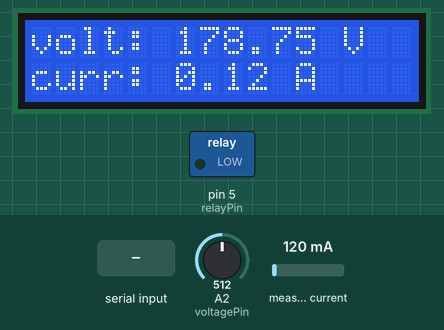
Bench run of a sketch on a simulated Arduino Uno, built with avr-gcc and run on an emulated ATmega328P. On the bench: 16×2 character LCD, switched loads named in the sketch (green lamp = pin HIGH). Inputs (shaded band) come from the test bench; at power-on: measured current 120 mA, A2 (voltagePin) = 512. What the sketch prints to the serial monitor is not drawn.

Above: at 1.2 s.
1.3 s: "+on-off" received over Serial
At 1.9 s:
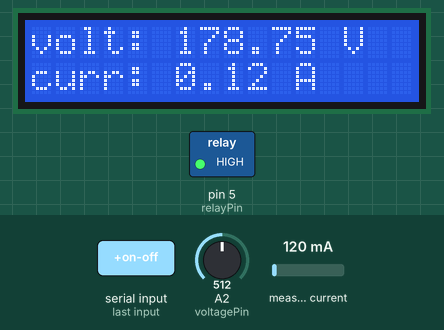
2.8 s: measured current set to 40 mA
At 4.0 s:
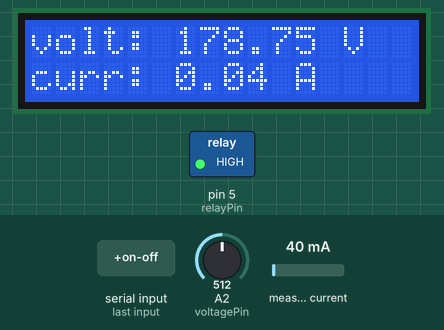
4.6 s: A2 (voltagePin) set to 716
At 6.1 s:
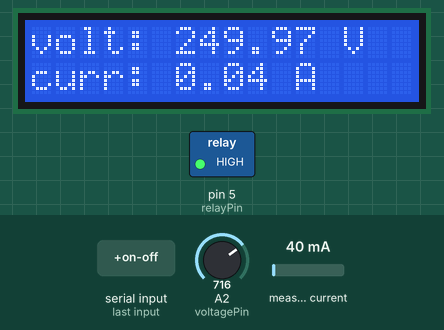
6.6 s: measured current set to 500 mA
At 8.2 s:
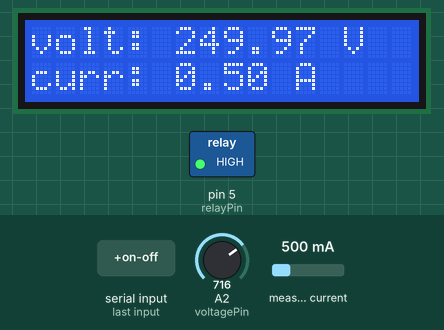
8.7 s: A2 (voltagePin) set to 900
At 10.4 s:
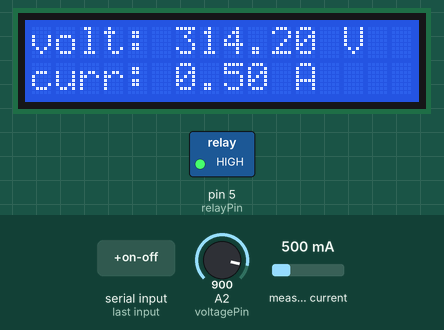
10.8 s: measured current set to 1000 mA
At 12.5 s:
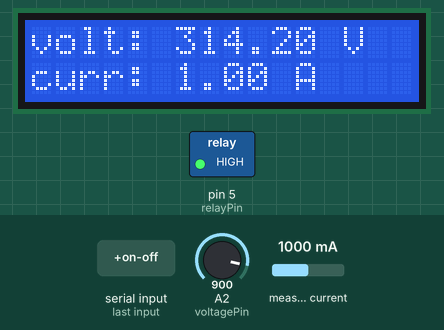
Timing chart, 0 to 13.9 s (numbered marks = the images above; inputs shaded):
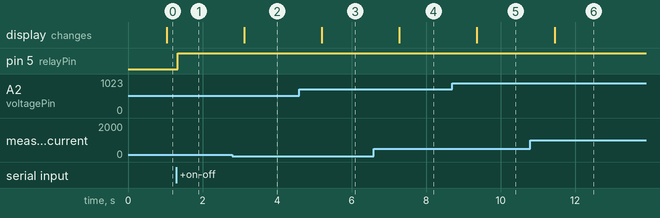

Measured:
- after the input at 1.3 s, pin 5 (relayPin): LOW → HIGH at once
- after the input at 2.8 s, the display: changes after 0.32 s (image 2)
- after the input at 4.6 s, the display: changes after 0.60 s (image 3)
- after the input at 6.6 s, the display: changes after 0.68 s (image 4)
- after the input at 8.7 s, the display: changes after 0.66 s (image 5)
- after the input at 10.8 s, the display: changes after 0.65 s (image 6)

The sketch:

IoT_Socket2.ino
```cpp
#include <Wire.h>
#include <LiquidCrystal_I2C.h>
#include <Keypad.h>
#include <ACS712.h>

#define passwordLength 4
#define relayPin 5
#define voltagePin A2
#define currentPin A0

LiquidCrystal_I2C lcd(0x27, 16, 2);

ACS712  ACS(currentPin, 5.0, 1023, 66);

const byte ROWS = 4;
const byte COLS = 3;

char keys[ROWS][COLS] = {
  {'1', '2', '3'},
  {'4', '5', '6'},
  {'7', '8', '9'},
  {'*', '0', '#'}
};

byte rowPins[ROWS] = {9, 10, 4, 3};
byte colPins[COLS] = {2, 12, 13};


Keypad keypad = Keypad(makeKeymap(keys), rowPins, colPins, ROWS, COLS);


String password = "0000", input = "";

String Buffer = "", data = "", mem = "";


bool changingPassword = false, changingCurrentLimit = false;
bool isOutputOn = false;

float voltage, current, power, energy;

unsigned long lastDisplayTime = 0, lastReadTime = 0, lastSendTime;

float currentLimit = 10.0;

int displayMode = 0;

struct IoT_Socket2
{
  void init()
  {
    pinMode(relayPin, 1);
    switchOFF();
    lcd.init();
    lcd.backlight();
    Serial.begin(9600);

    password.reserve(6);
    input.reserve(10);
    Buffer.reserve(64);
    mem.reserve(20);
    data.reserve(20);
    ACS.autoMidPoint();
  }

  float measureCurrentAC()
  {
    current = ACS.mA_AC();
    current /= 1000.0;
    return current;
  }

  float measureVoltageAC()
  {
    float vol = analogRead(voltagePin);
    vol = (vol * 5.0) / 1023.0;
    vol = vol * 101.0;
    voltage = vol / 1.414;
    return voltage;
  }

  void takeReadings()
  {
    measureVoltageAC();
    measureCurrentAC();
    if (current > currentLimit)
    {
      switchOFF();
    }
    power = voltage * current;
  }

  void switchON()
  {
    digitalWrite(relayPin, 1);
    isOutputOn = true;
  }

  void switchOFF()
  {
    digitalWrite(relayPin, 0);
    isOutputOn = false;
  }

  void toggleOutput()
  {
    if (isOutputOn)
    {
      digitalWrite(relayPin, 0);
      isOutputOn = false;
    }
    else {
      digitalWrite(relayPin, 1);
      isOutputOn = true;
    }
  }

  void hideInput(byte from)
  {
    for (int i = 0; i < input.length(); i++)
    {
      if (input[i] == '\0')
      {
        lcd.setCursor(from + i, 1);
        lcd.print(" ");
      }
      else {
        lcd.setCursor(from + i, 1);
        lcd.print("*");
      }
    }
  }

  void display(int mode)
  {
    if (millis() - lastDisplayTime >= 1000)
    {
      switch (mode)
      {
        case 0:
          if (input.length() > 0)
          {
            lcd.clear();
            lcd.setCursor(0, 0);
            lcd.print("Input:");
            hideInput(0);
          }
          else {
            lcd.clear();
            lcd.setCursor(0, 0);
            lcd.print("volt: " + String(voltage) + " V");
            lcd.setCursor(0, 1);
            lcd.print("curr: " + String(current) + " A");
          }
          break;
        case 1:
          lcd.clear();
          lcd.setCursor(0, 0);
          lcd.print("Set Limit: ");
          lcd.setCursor(0, 1);
          lcd.print(input.length() > 0 ? input + " A" : input);
          break;
        case 2:
          lcd.clear();
          lcd.setCursor(0, 0);
          lcd.print("Change Key: ");
          lcd.setCursor(0, 1);
          hideInput(6);
          break;
        default:
          break;
      }
      lastDisplayTime = millis();
    }
  }

  void handlePasswordChange(char key) {
    if (key == '#') {
      if (input.length() < passwordLength)
      {
        lcd.clear();
        lcd.setCursor(0, 0);
        lcd.print("Too short!");
        delay(1500);
        input = "";
      }
      else {
        password = input;
        lcd.clear();
        lcd.setCursor(0, 0);
        lcd.print("Success!");
        delay(1500);
        input = "";
        changingPassword = false;
      }
    }
    else if (isDigit(key))
    {
      if (input.length() < 4)
      {
        input += key;
      }
    }
  }

  void handleCurrentLimitSetting(char key) {
    if (key == '#') {
      currentLimit = input.toFloat();
      input = "";
      changingCurrentLimit = false;
    }
    else if (isdigit(key)) {
      input += key;
    }
    else if (key == '*')
    {
      input += '.';
    }
  }

  void handleNormalKeypadInput(char key) {
    if (key == '*') {
      changingPassword = true;
    }
    else if (isDigit(key)) {
      input += key;
      if (input.length() >= passwordLength && input == password)
      {
        toggleOutput();
        lcd.clear();
        lcd.setCursor(0, 0);
        lcd.print("Key Valid!");
        delay(1500);
        input = "";
      }
      else {
        lcd.clear();
        lcd.setCursor(0, 0);
        lcd.print("Key Invalid");
        delay(1500);
        input = "";
      }
    }
    else if (key == '#') {
      changingCurrentLimit = true;
    }
  }

  void load_buffer(void)
  {
    Buffer = "";
    Buffer.concat("{\"volt\":");
    Buffer.concat(current);
    Buffer.concat(",\"curr\":");
    Buffer.concat(voltage);
    Buffer.concat(",\"powr\":");
    Buffer.concat(power);
    Buffer.concat(",\"limt\":");
    Buffer.concat(currentLimit);
    Buffer.concat(",\"ps\":");
    Buffer.concat(isOutputOn);
    Buffer.concat(",\"key\":\"");
    Buffer.concat(password);
    Buffer.concat("\"");
    Buffer.concat("}");
  }

  bool isListData(String *data)
  {
    if (data->startsWith("[") && data->endsWith("]"))
    {
      return true;
    }
    else
    {
      return false;
    }
  }

  String readStrList(String *memory, String strList, byte position)
  {
    byte index = 0;
    *memory = "";
    for (int i = 0; i < strList.length(); i++)
    {
      if (strList[i] == ',')
      {
        index++;
      }
      if (index == position - 1)
      {
        memory->concat(strList[i]);
      }
    }
    if (memory->startsWith(","))
    {
      *memory = memory->substring(memory->indexOf(',') + 1);
    }
    return *memory;
  }


  void sendData()
  {
    if (millis() - lastSendTime >= 2000)
    {
      load_buffer();
      Serial.println(Buffer);
      lastSendTime = millis();
    }
  }

  void checkSerial()
  {
    if (Serial.available())
    {
      while (Serial.available() > 0)
      {
        delay(3);
        char c = Serial.read();
        data += c;
      }
    }
    if (data.length() > 0)
    {
      data.trim();
      if (isListData(&data))
      {
        data = data.substring(data.indexOf('[') + 1, data.indexOf(']'));
        String command = readStrList(&mem, data, 1);
        if (command == "ilim=")
        {
          currentLimit = readStrList(&mem, data, 2).toFloat();
        }
        else if (command == "key=")
        {
          password = readStrList(&mem, data, 2);
        }
      }
      else if (data == "+on-off")
      {
        toggleOutput();
      }
      else if (data == "+on")
      {
        switchON();
      }
      else if (data == "+off")
      {
        switchOFF();
      }
      data = "";
    }
  }

  void run()
  {
    takeReadings();
    display(displayMode);
    sendData();
    checkSerial();
  }
} iot_sock;


void setup() {
  iot_sock.init();
}

void loop() {
  iot_sock.run();
}
```
